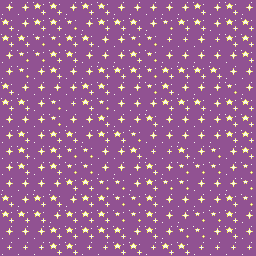

Rendered tile map (Tiled .tmx) drawn with the repository's tilesets; below, a short description and the full map source, tile grids included:
An orthogonal 16x16 tile map with 16x16 px tiles, 1 tile layer (Tile Layer 1).

<map version="1.0" tiledversion="1.0.3" orientation="orthogonal" renderorder="right-down" width="16" height="16" tilewidth="16" tileheight="16" nextobjectid="1">
 <tileset firstgid="1" source="untitled.tsx" />
 <layer name="Tile Layer 1" width="16" height="16">
  <data encoding="csv">
3,3,4,4,3,4,4,3,3,3,3,3,4,3,4,3,
4,3,4,4,2,3,4,4,4,3,2,4,4,3,4,4,
4,4,2,2,4,4,3,3,2,2,1,1,3,1,4,4,
3,2,2,4,4,3,3,3,4,2,3,3,3,3,3,4,
3,2,3,4,3,3,4,4,4,2,4,4,4,4,3,3,
4,3,3,3,3,4,4,3,3,2,4,3,3,3,2,3,
4,4,3,2,1,4,2,3,3,3,4,4,4,3,4,4,
3,3,3,2,3,3,4,3,3,4,3,3,3,3,4,4,
3,4,3,4,4,3,4,4,2,3,3,3,3,3,4,4,
3,4,3,4,2,2,3,3,4,1,1,4,3,2,3,4,
3,4,3,4,2,2,3,3,3,4,3,2,2,2,3,2,
3,3,3,3,4,4,2,2,3,4,2,2,3,3,3,2,
4,3,4,4,3,4,4,2,2,4,3,3,3,3,4,2,
4,4,4,3,4,4,4,2,2,4,3,3,2,2,4,3,
3,3,3,4,4,4,4,4,3,4,3,2,2,3,4,3,
1,1,1,4,4,1,1,4,4,1,4,4,1,1,1,1
</data>
 </layer>
</map>
